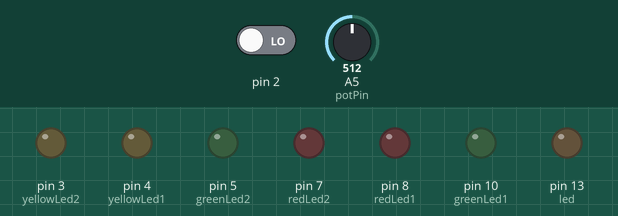
Bench run of a sketch on a simulated Arduino Uno, built with avr-gcc and run on an emulated ATmega328P. Shown: output pins drawn as LEDs (lit = HIGH). The inputs (shaded band) are chosen by the test bench; at power-on: pin 2 LOW, A5 (potPin) = 512.

Above: at 1.2 s.
1.3 s: pin 2 driven HIGH
At 1.7 s:
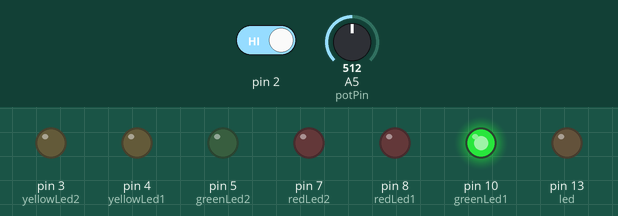
4.3 s: A5 (potPin) set to 0
At 5.6 s:
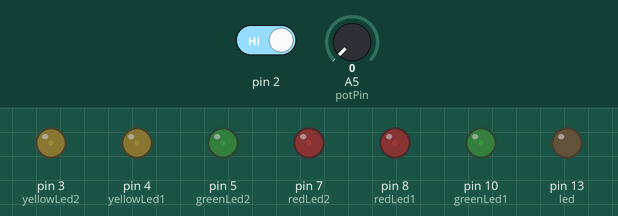
5.9 s: A5 (potPin) set to 122
At 6.08 s:
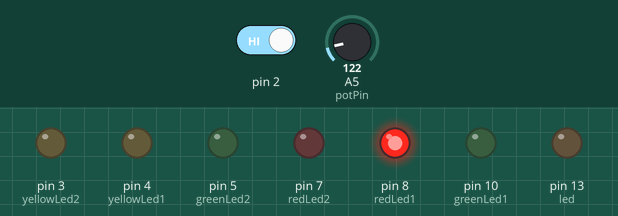
8.9 s: A5 (potPin) set to 306
11.9 s: A5 (potPin) set to 511
At 14.6 s:
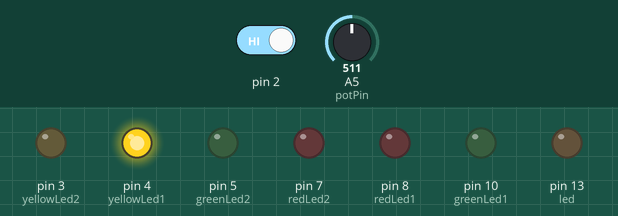
14.9 s: A5 (potPin) set to 523
17.9 s: A5 (potPin) set to 545
Timing chart, 0 to 21.9 s (numbered marks = the images above; inputs shaded):
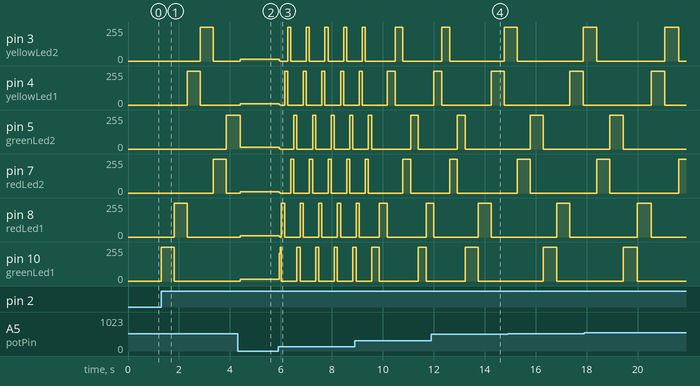

The sketch:

led-lights.ino
```cpp
/*
This basic example turns the built in LED on for one second,
then off for one second, repeatedly.
*/

// Pin 13 has a LED connected so we give it a name:
int led = 13;

int greenLed1 = 10;
int redLed1 = 8;
int yellowLed1 = 4;
int yellowLed2 = 3;
int redLed2 = 7;
int greenLed2 = 5;

int potPin = 5;    // select the input pin for the potentiometer
int ledPin = led;  // select the pin for the LED
int val = 0;       // variable to store the value coming from the sensor

int buttonState = 0;

// the setup routine runs once when you press reset:
void setup()
{
	// initialize the digital pin as an output.
	pinMode(led, OUTPUT);

	// Led lights
	pinMode(greenLed1, OUTPUT);
	pinMode(redLed1, OUTPUT);
	pinMode(yellowLed1, OUTPUT);
	pinMode(greenLed2, OUTPUT);
	pinMode(redLed2, OUTPUT);
	pinMode(yellowLed2, OUTPUT);

	// Button
	pinMode(2, INPUT);
}

// the loop routine runs over and over again forever:
void loop()
{
	buttonState = digitalRead(2);
	val = analogRead(potPin);    // read the value from the sensor

	if(buttonState == 1)
	{
		//Set the LED pin to HIGH. This gives power to the LED and turns it on
		digitalWrite(greenLed1, HIGH);
		delay(val);

		digitalWrite(greenLed1, LOW);
		digitalWrite(redLed1, HIGH);
		delay(val);

		digitalWrite(redLed1, LOW);
		digitalWrite(yellowLed1, HIGH);
		delay(val);

		digitalWrite(yellowLed1, LOW);
		digitalWrite(yellowLed2, HIGH);
		delay(val);

		digitalWrite(yellowLed2, LOW);
		digitalWrite(redLed2, HIGH);
		delay(val);

		digitalWrite(redLed2, LOW);
		digitalWrite(greenLed2, HIGH);
		delay(val);

		digitalWrite(greenLed2, LOW);
	}
}
```

Measured:
- after the input at 1.3 s, pin 3 (yellowLed2): 0/255 → 255/255 after 1.5 s, → 0/255 0.51 s later; pin 4 (yellowLed1): 0/255 → 255/255 after 1.0 s, → 0/255 0.51 s later; pin 5 (greenLed2): 0/255 → 255/255 after 2.6 s; pin 7 (redLed2): 0/255 → 255/255 after 2.0 s, → 0/255 0.51 s later; pin 8 (redLed1): 0/255 → 255/255 after 0.51 s, → 0/255 0.51 s later
- after the input at 4.3 s, pin 3 (yellowLed2): 0/255 → 12/255 after 0.11 s; pin 4 (yellowLed1), pin 7 (redLed2): 0/255 → 11/255 after 0.11 s; pin 5 (greenLed2): 255/255 → 12/255 after 0.11 s
- after the input at 5.9 s, pin 5 (greenLed2): 12/255 → 2/255 at once, then repeats every 0.66 s: 0/255 0.54 s, 255/255 0.12 s; pin 10 (greenLed1): 12/255 → 209/255 at once, then moves between 0/255 and 255/255, repeating every 1.5 s
- after the input at 11.9 s, pin 7 (redLed2): goes on until 12.9 s, then stays 0/255
